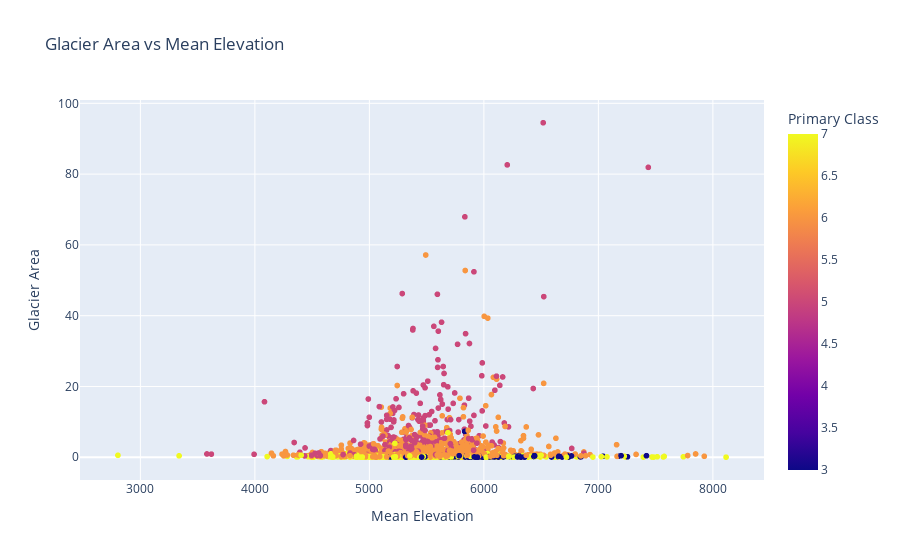

Notebook cell for this chart:
### Code cell
# Glacier area vs mean elevation
fig = px.scatter(glacier_df, 
                 x='Mean Elevation', 
                 y='Glacier Area', 
                 color='Primary Class', 
                 title="Glacier Area vs Mean Elevation")

# Display the plot
fig.show()

### Figure 1 — Plotly figure (JSON) as saved in the notebook; plotly's stock layout.template omitted (floating-point values rounded to 4 significant figures; data arrays with more than 128 entries replaced by an {"elided": "..."} marker saying what was removed)
{"data": [{"hovertemplate": "Mean Elevation=%{x}<br>Glacier Area=%{y}<br>Primary Class=%{marker.color}<extra></extra>", "legendgroup": "", "marker": {"color": {"elided": "3249 int values"}, "coloraxis": "coloraxis", "symbol": "circle"}, "mode": "markers", "name": "", "showlegend": false, "type": "scattergl", "x": {"elided": "3249 int values"}, "xaxis": "x", "y": {"elided": "3249 float values"}, "yaxis": "y"}], "layout": {"autosize": true, "coloraxis": {"colorbar": {"title": {"text": "Primary Class"}}, "colorscale": [[0, "#0d0887"], [0.1111, "#46039f"], [0.2222, "#7201a8"], [0.3333, "#9c179e"], [0.4444, "#bd3786"], [0.5556, "#d8576b"], [0.6667, "#ed7953"], [0.7778, "#fb9f3a"], [0.8889, "#fdca26"], [1, "#f0f921"]]}, "legend": {"tracegroupgap": 0}, "title": {"text": "Glacier Area vs Mean Elevation"}, "xaxis": {"anchor": "y", "autorange": true, "domain": [0, 1], "range": [2481.0, 8438.0], "title": {"text": "Mean Elevation"}, "type": "linear"}, "yaxis": {"anchor": "x", "autorange": true, "domain": [0, 1], "range": [-7.789, 102.3], "title": {"text": "Glacier Area"}, "type": "linear"}}}
